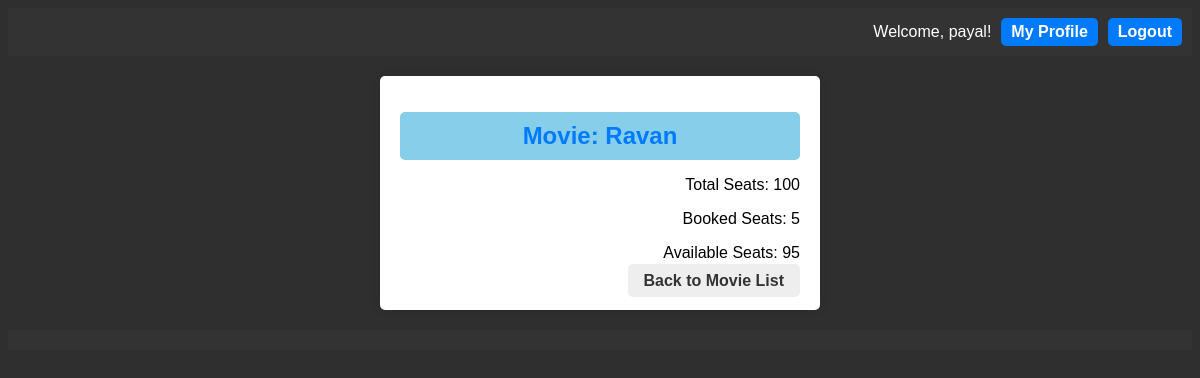
The app's page /movies/2/seats/ (signed in) with its own data.
### movie_booking/models.py (models this page shows, shortened)
class CustomUser(AbstractBaseUser, PermissionsMixin):
    username = models.CharField(max_length=150, unique=True)
    email = models.EmailField(unique=True)
    first_name = models.CharField(max_length=30)
    last_name = models.CharField(max_length=30)
    is_active = models.BooleanField(default=True)
    is_staff = models.BooleanField(default=False)
    objects = CustomUserManager()
    USERNAME_FIELD = 'username'
    EMAIL_FIELD = 'email'
    REQUIRED_FIELDS = ['email', 'first_name', 'last_name']

class Movie(models.Model):
    title = models.CharField(max_length=100)
    description = models.TextField()
    total_seats = models.PositiveIntegerField(default=100)
    release_date = models.DateField()
    seats_available = models.PositiveIntegerField()
    seats_booked = models.PositiveIntegerField(default=0)

### movie_booking/views.py (the view)
# urls.py: path('movies/<int:movie_id>/seats/', views.movie_seats, name='movie_seats'),
def movie_seats(request, movie_id):
    movie = Movie.objects.get(pk=movie_id)
    booked_seats = Booking.objects.filter(movie=movie).aggregate(total_booked_seats=models.Sum('seat_count'))['total_booked_seats'] or 0
    available_seats = movie.total_seats - booked_seats
    return render(request, 'movie_booking/movie_seats.html', {'movie': movie, 'available_seats': available_seats, 'booked_seats': booked_seats})

### movie_booking/templates/movie_booking/movie_seats.html
{% extends 'base.html' %}
{% load static %}
{% block content %}
  <div class="movie-details">
    <h1>Movie: {{ movie.title }}</h1>
    <p>Total Seats: {{ movie.total_seats }}</p>
    <p>Booked Seats: {{ booked_seats }}</p>
    <p>Available Seats: {{ available_seats }}</p>
    <a href="{% url 'movie_list' %}" class="btn btn-secondary">Back to Movie List</a>
  </div>
{% endblock %}

### movie_booking/templates/base.html (shortened to what this page needs)
{% load static %}
<!DOCTYPE html>
<html lang="en">
<head>
    <link rel="stylesheet" type="text/css" href="{% static 'movie_booking/styles.css' %}">
</head>
<body>
    <header class="header">
        <div class="container">
            <div class="user-info">
                {% if user.is_authenticated %}
                    <span>Welcome, {{ user.username }}!</span>
                    <a href="{% url 'profile' %}" class="btn">My Profile</a>
                    <a href="{% url 'logout' %}" class="btn">Logout</a>
                {% else %}
                    <a href="{% url 'login' %}" class="btn">Login</a>
                    <a href="{% url 'signup' %}" class="btn">Signup</a>
                {% endif %}
            </div>
        </div>
    </header>
    <main class="content">
        <div class="container">
            {% block content %}
            {% endblock %}
        </div>
    </main>
    <footer class="footer">
    </footer>
</body>
</html>

### movie_booking/static/movie_booking/styles.css (style rules this page uses)
body { font-family: Arial, sans-serif; background-color: #2f2f2f; }
.header { background-color: #333; color: #fff; padding: 10px; text-align: right; }
h1, h2, h3 { background-color: #87ceeb; color: #333; padding: 10px; border-radius: 5px; text-align: center; }
.movie-details { flex: 1; text-align: right; }
.btn { text-decoration: none; padding: 8px 16px; border-radius: 5px; font-weight: bold; cursor: pointer; transition: background-color 0.3s; }
.btn-secondary { background-color: #eee; color: #333; }
.user-info { display: flex; justify-content: flex-end; align-items: center; }
.user-info .btn { margin-left: 10px; text-decoration: none; padding: 5px 10px; background-color: #007bff; color: #fff; border-radius: 5px; }
.content { padding: 20px; }
.footer { background-color: #333; color: #fff; padding: 10px; text-align: center; }
.movie-details { max-width: 400px; margin: 0 auto; padding: 20px; background-color: #fff; box-shadow: 0 0 10px rgba(0, 0, 0, 0.1); border-radius: 5px; }
.movie-details h1 { color: #007bff; font-size: 24px; }
.movie-details p { font-size: 16px; margin-bottom: 10px; }
.movie-details .btn { text-decoration: none; padding: 8px 16px; border-radius: 5px; font-weight: bold; cursor: pointer; transition: background-color 0.3s; }
.movie-details .btn-secondary { background-color: #eee; color: #333; }

### records on screen
CustomUser: username "payal"
Movie: title "Ravan", total_seats "100"

### other values on screen
{{ booked_seats }} "5"
{{ available_seats }} "95"
